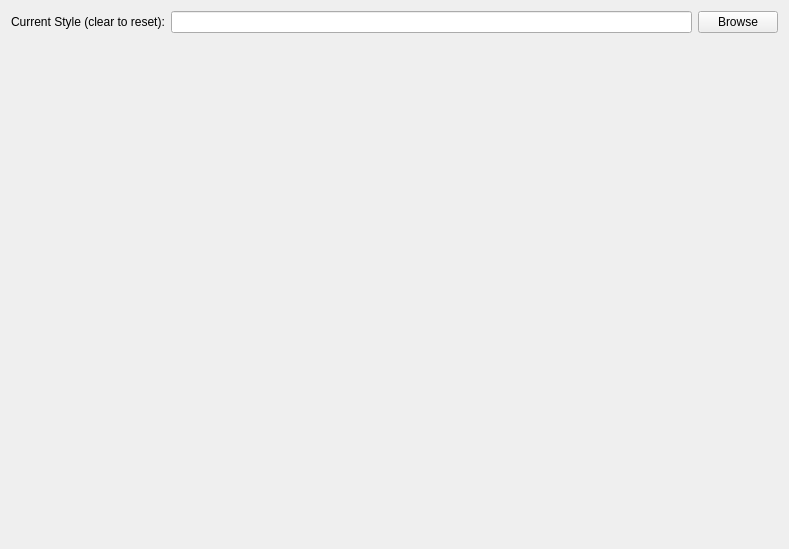
<?xml version="1.0" encoding="UTF-8"?>
<ui version="4.0">
 <class>OptionsPageStyle</class>
 <widget class="QWidget" name="OptionsPageStyle">
  <property name="geometry">
   <rect>
    <x>0</x>
    <y>0</y>
    <width>789</width>
    <height>549</height>
   </rect>
  </property>
  <property name="windowTitle">
   <string>Form</string>
  </property>
  <layout class="QGridLayout" name="gridLayout">
   <item row="0" column="1">
    <widget class="QLineEdit" name="CurrentStyle"/>
   </item>
   <item row="0" column="2">
    <widget class="QPushButton" name="BrowseStyle">
     <property name="text">
      <string>Browse</string>
     </property>
    </widget>
   </item>
   <item row="0" column="0">
    <widget class="QLabel" name="label">
     <property name="sizePolicy">
      <sizepolicy hsizetype="Fixed" vsizetype="Preferred">
       <horstretch>0</horstretch>
       <verstretch>0</verstretch>
      </sizepolicy>
     </property>
     <property name="text">
      <string>Current Style (clear to reset):</string>
     </property>
    </widget>
   </item>
   <item row="1" column="0" colspan="3">
    <spacer name="verticalSpacer">
     <property name="orientation">
      <enum>Qt::Vertical</enum>
     </property>
     <property name="sizeHint" stdset="0">
      <size>
       <width>20</width>
       <height>0</height>
      </size>
     </property>
    </spacer>
   </item>
  </layout>
 </widget>
 <resources/>
 <connections/>
</ui>
